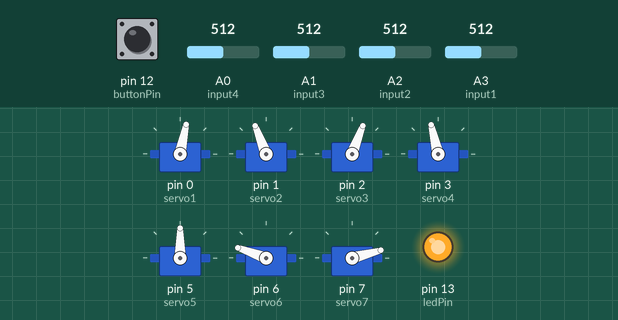
Bench run of a sketch on a simulated Arduino Uno, built with avr-gcc and run on an emulated ATmega328P. Shown: 7 × servo, output pins drawn as LEDs (lit = HIGH). Inputs (shaded band) come from the test bench; at power-on: pin 12 (buttonPin) HIGH, A0 (input4) = 512, A1 (input3) = 512, A2 (input2) = 512, A3 (input1) = 512.

Above: at 1.2 s.
1.3 s: pin 12 (buttonPin) pulled LOW for 1 s
At 1.46 s:
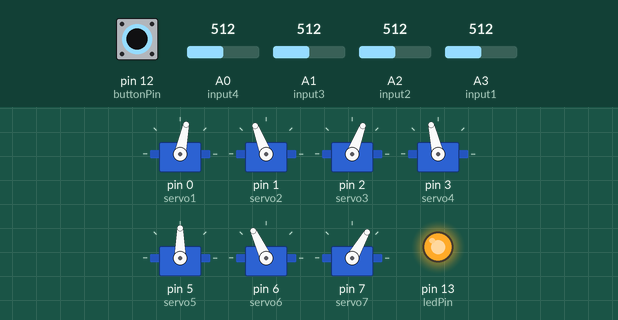
3.9 s: A0 (input4) set to 716
At 4.3 s:
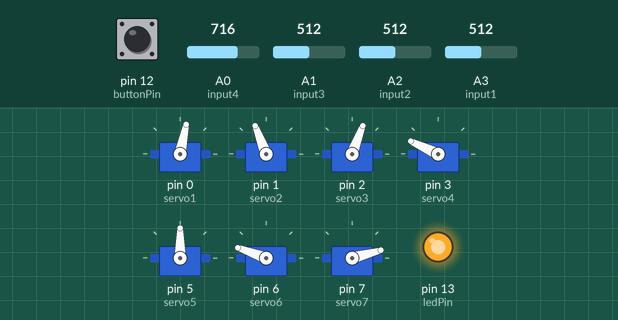
5.4 s: A1 (input3) set to 716
At 5.7 s:
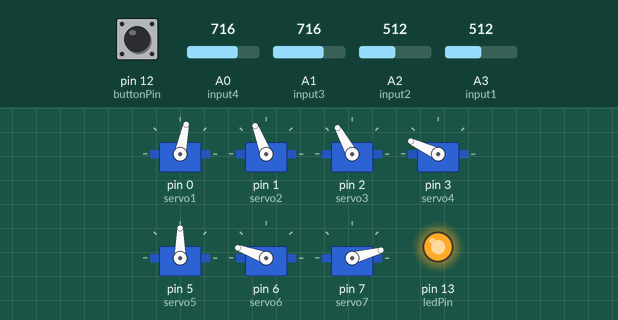
6.9 s: A2 (input2) set to 716
At 7.6 s:
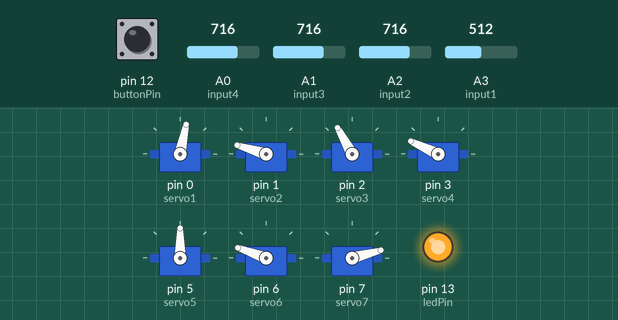
8.4 s: A3 (input1) set to 716
At 8.9 s:
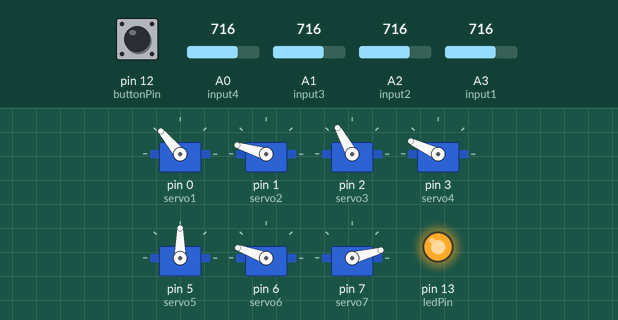
9.9 s: pin 12 (buttonPin) pulled LOW for 0.15 s
At 11.5 s:
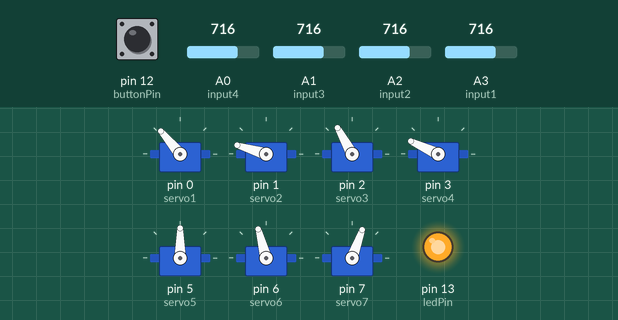
Timing chart, 0 to 12.5 s (numbered marks = the images above; inputs shaded):
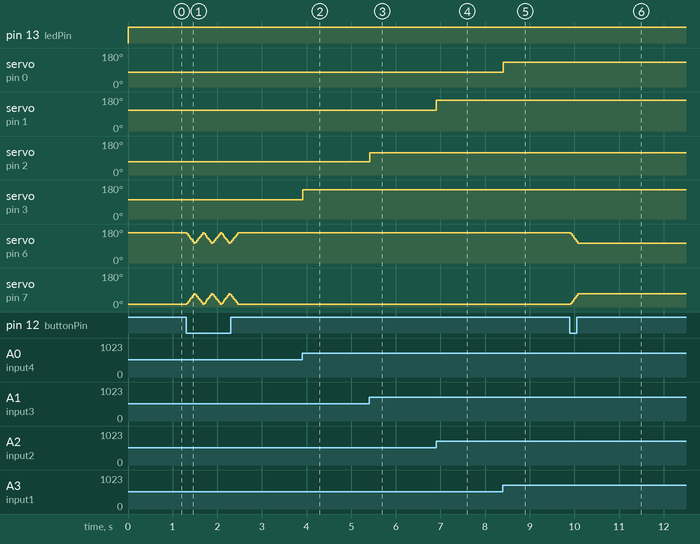

The sketch:

test_robot_arm_david21n.ino
```cpp
// Remote Sketch
// by david21n

// Simple sketch for one to one robot arm project

#include <Servo.h>

Servo servo1;    // create servo object to control a servo
Servo servo2;    // a maximum of eight servo objects can be created
Servo servo3;
Servo servo4;
Servo servo5;
Servo servo6;
Servo servo7;

// States of the claw
const int OPEN = 0;
const int CLOSED = 1;
const int OPENING = 2;
const int CLOSING = 3;

// claw close and open positions
const int closeClaw1 = 160;
const int openClaw1 = 105;
const int closeClaw2 = 15;
const int openClaw2 = 70;

// intial values of servos
int val1 = 90;        // Joint 1 (Base)
int val2 = 90;        // Joint 2 (Close to base)
int val3 = 90;        // Joint 3 (Middle)
int val4 = 90;        // Joint 4 (End)
int val5 = 90;        // Joint 5 (Rotate the claw)
int valClaw1 = 160;   // claw 1
int valClaw2 = 15;    // claw 2

// Movement of the Servos
// - each servo moves depending how it is mounted
// Joint 1 (Base)           --- right = 0, left = 180
// Joint 2 (Close to base)  --- back or up = 0, forward or down = 180
// Joint 3 (Middle)         --- back or up = 0, forward or down = 180
// Joint 3 (End)            --- back or up = 180, forward or down = 0

// analog pins
const int input1 = 3;    // Base
const int input2 = 2;    // Joint 1 (Close to base)
const int input3 = 1;    // Joint 2 (Middle)
const int input4 = 0;    // Joint 3 (End)

// The potentiometers would be read and adjusted to
// a value between 0 and 180 that the servo function
// can use. But, the potentiometers go father than
// 180 degrees, so the program need parameters.
// To get these parameters run the "Sense" sketch
// and write down the values of the joint when the
// potentiometer is at 0 and 180 degrees.

// IMPORTANT: make sure the 0 degree position of the
// potentiometer is the same as the 0 degree position
// of the servo. If the 0 degree positon of potentiometer
// is the 180 degree position of the servo, the servo
// would go the reverse direction of the potentiomter

// Joint read values at 0 and 180 degrees
const int deg1[] = {205,935};
const int deg2[] = {95,830};
const int deg3[] = {210,915};
const int deg4[] = {130,830};

// scales used to scale input value to 0 to 180
// scale = (deg180 - deg0) / 180;
const float scale1 = 3.91;
const float scale2 = 3.91;
const float scale3 = 4.08;
const float scale4 = 3.89;

// Joint offset
// The offset is when the servo is not mounted
// correctly by a few degrees, so an offset is applied
// to correct it.
const int offset1 = 0;
const int offset2 = 5;
const int offset3 = -5;
const int offset4 = 5;

// Claw increment
const int incClaw1 = -5;
const int incClaw2 = 5;

// Led pin to show arduino is on
int ledPin = 13;

// Claw variables
int buttonPin = 12;
int buttonState = 0;
int clawState = CLOSED;

void setup()
{
  // attach servos
  servo1.attach(0);  // BASE
  servo2.attach(1);  // Joint 1
  servo3.attach(2);  // Joint 2
  servo4.attach(3);  // Joint 3
  servo5.attach(5);  // Joint 4 rotate
  servo6.attach(6);  // claw 1
  servo7.attach(7);  // claw 2

  // led pin
  pinMode(ledPin, OUTPUT);
}


void loop()
{
  // Turn on led
  digitalWrite(ledPin, HIGH);

  // Read the potentiometers
  val1  = analogRead(input1);
  val2  = analogRead(input2);
  val3  = analogRead(input3);
  val4  = analogRead(input4);

  // Adjust the read values
  val1 = adj(val1, deg1, scale1, offset1);
  val2 = adj(val2, deg2, scale2, offset2);
  val3 = adj(val3, deg3, scale3, offset3);
  val4 = adj(val4, deg4, scale4, offset4);

  // Send out signal to servos
  servo1.write(val1);
  servo2.write(val2);
  servo3.write(val3);
  servo4.write(val4);
  servo5.write(val5);
  servo6.write(valClaw1);
  servo7.write(valClaw2);

  // read the state of the pushbutton value:
  buttonState = digitalRead(buttonPin);

  // Check if the pushbutton is pressed.

  // if it is, the buttonState is LOW,
  // changes the claw state
  if ((buttonState == LOW))
  {
    if (clawState == CLOSED)
      clawState = OPENING;
    else if (clawState == OPEN)
      clawState = CLOSING;
  }

  // if claw is opening or closing, increases
  // or decreases the servo value
  if (clawState == OPENING)
  {
    if(valClaw1 > openClaw1 && clawState == OPENING)
    {
      valClaw1 += incClaw1;
      valClaw2 += incClaw2;
      servo6.write(valClaw1);
      servo7.write(valClaw2);
    }
    else
      clawState = OPEN;      // claw is open
  }
  else if (clawState == CLOSING)
  {
    if(valClaw1 < closeClaw1 && clawState == CLOSING)
    {
      valClaw1 -= incClaw1;
      valClaw2 -= incClaw2;
      servo6.write(valClaw1);
      servo7.write(valClaw2);
    }
    else
      clawState = CLOSED;    // claw is closed
  }

  // delay for the servo to
  // move to the new position
  delay(15);
}

// The function adjusts the analog read value to degrees
int adj(int input, const int deg[], const float scale, const int offset)
{
  float val = 0;

  // scales the value to 0 to 180
  if ( input < deg[0])
    val = 0;
  else if ( (input >= deg[0]) && (input <= deg[1]) )
    val = (input - deg[0])/scale;
  else if (input > deg[1])
    val = 180;

  // add offset
  val = val + offset;
  // fix max and min
  if (val > 180)
    val = 180;
  else if (val < 0)
    val = 0;

  return val;
}
```

Measured:
- after the input at 3.9 s, servo on pin 3 (servo4): 103° → 155° at once
- after the input at 5.4 s, servo on pin 2 (servo3): 69° → 119° at once
- after the input at 6.9 s, servo on pin 1 (servo2): 111° → 163° at once
- after the input at 8.4 s, servo on pin 0 (servo1): 78° → 130° at once
- after the input at 9.9 s, servo on pin 6 (servo6): 160° → 105° at once; servo on pin 7 (servo7): 15° → 70° at once
